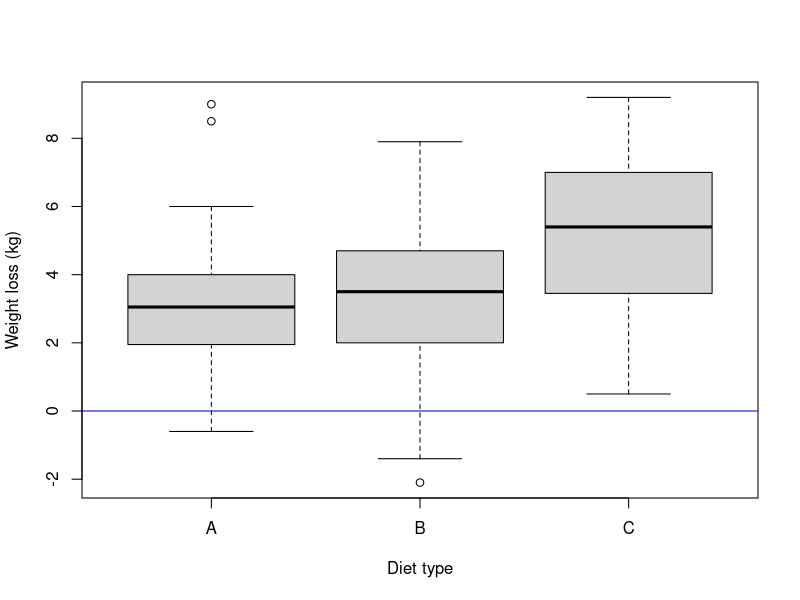
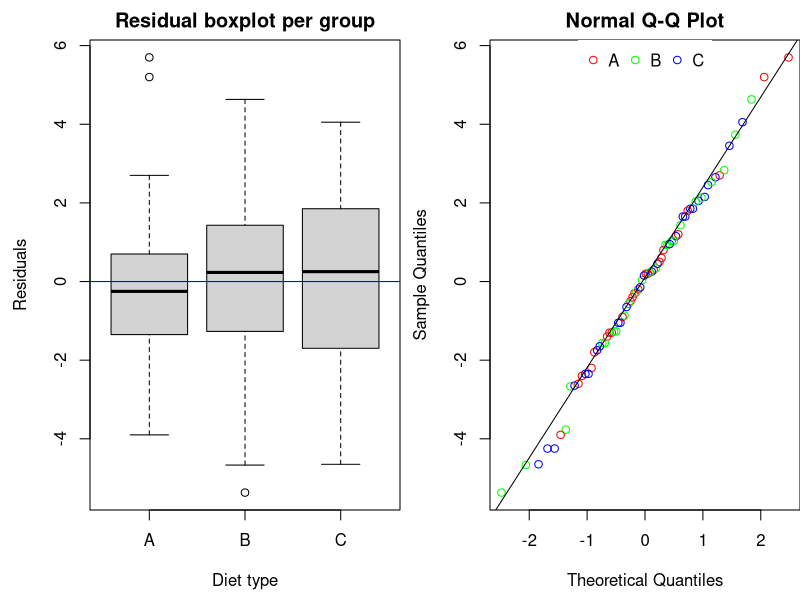

Source code (R) for these figures, in order:
## ---- chunk 1
# change working directory: should be the directory containg the Markdown files:
# setwd("~/courses/cruk/LinearModelAndExtensions/20221121/Practicals/")

## ---- chunk 2
diet = read.csv("data/diet.csv",row.names=1)
diet$weight.loss = diet$initial.weight - diet$final.weight 
diet$diet.type   = factor(diet$diet.type,levels=c("A","B","C"))
diet$gender      = factor(diet$gender,levels=c("Female","Male"))
boxplot(weight.loss~diet.type,data=diet,col="light gray",
        ylab = "Weight loss (kg)", xlab = "Diet type")
abline(h=0,col="blue")
## ---- chunk 3
diet.fisher  = aov(weight.loss~diet.type,data=diet)
diet.welch   = oneway.test(weight.loss~diet.type,data=diet)
diet.kruskal = kruskal.test(weight.loss~diet.type,data=diet)

summary(diet.fisher)
print(diet.welch)
print(diet.kruskal)
## ---- chunk 4
summary(aov(weight.loss~diet.type,data=diet[diet$diet.type!="B",]))
t.test(weight.loss~diet.type,data=diet[diet$diet.type!="B",],var.equal = TRUE)
## ---- chunk 5
# mean and median weight loss per group:
mean_group   = tapply(diet$weight.loss,diet$diet.type,mean)
median_group = tapply(diet$weight.loss,diet$diet.type,median)
mean_group
median_group
# residuals:
diet$resid.mean   = (diet$weight.loss - mean_group[as.numeric(diet$diet.type)])
diet$resid.median = (diet$weight.loss - median_group[as.numeric(diet$diet.type)])
diet[1:10,]
## ---- chunk 6
par(mfrow=c(1,2),mar=c(4.5,4.5,2,0)) 
#
boxplot(resid.mean~diet.type,data=diet,main="Residual boxplot per group",col="light gray",xlab="Diet type",ylab="Residuals")
abline(h=0,col="blue")
#
col_group = rainbow(nlevels(diet$diet.type))
qqnorm(diet$resid.mean,col=col_group[as.numeric(diet$diet.type)])
qqline(diet$resid.mean)
legend("top",legend=levels(diet$diet.type),col=col_group,pch=21,ncol=3,box.lwd=NA)
## ---- chunk 7
shapiro.test(diet$resid.mean)
bartlett.test(diet$resid.mean~as.numeric(diet$diet.type))
## ---- chunk 8
diet.fisher = aov(weight.loss~diet.type*gender,data=diet)
summary(diet.fisher)

anova(lm(weight.loss~diet.type*gender,data=diet))
